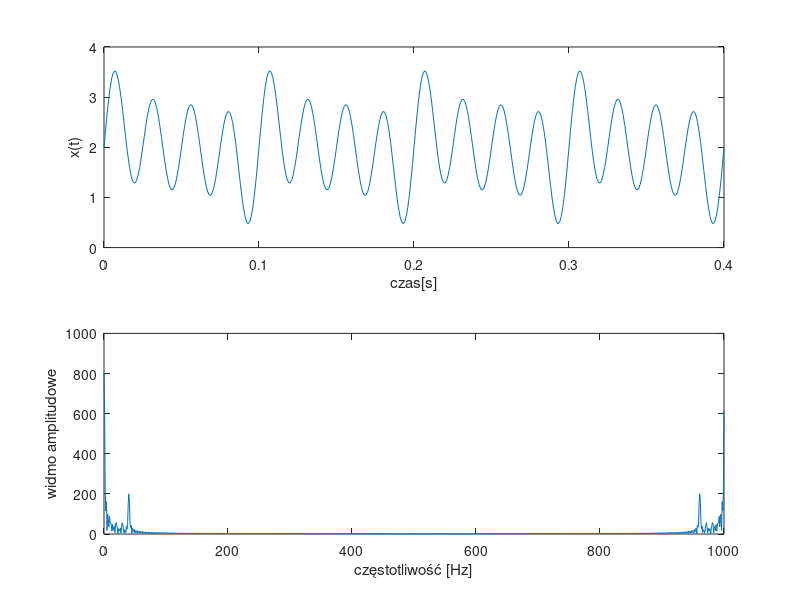

Reproduce this figure in MATLAB.
clear all;
close all;
%%
N=400;
fp=1000;
t = [0:1/fp:(N)/fp];


%%
f1=10;
f2=20;
f3=30;
f4=40;
A1 = 0.25;
A2 = 0.25;
A3 = 0.25;
A4 = 1;
x=A1*sin(2*pi*f1*t)+A2*sin(2*pi*f2*t)+A3*sin(2*pi*f3*t)+A4*sin(2*pi*f4*t) +2;
subplot(211);
plot(t,x);
xlabel('czas[s]');
ylabel('x(t)');

%%
Nf=1024;
f=linspace(0,fp,Nf);
v=fft(x,Nf);
w=abs(v);

subplot(212);
plot(f,w);
xlabel('częstotliwość [Hz]');
ylabel('widmo amplitudowe');